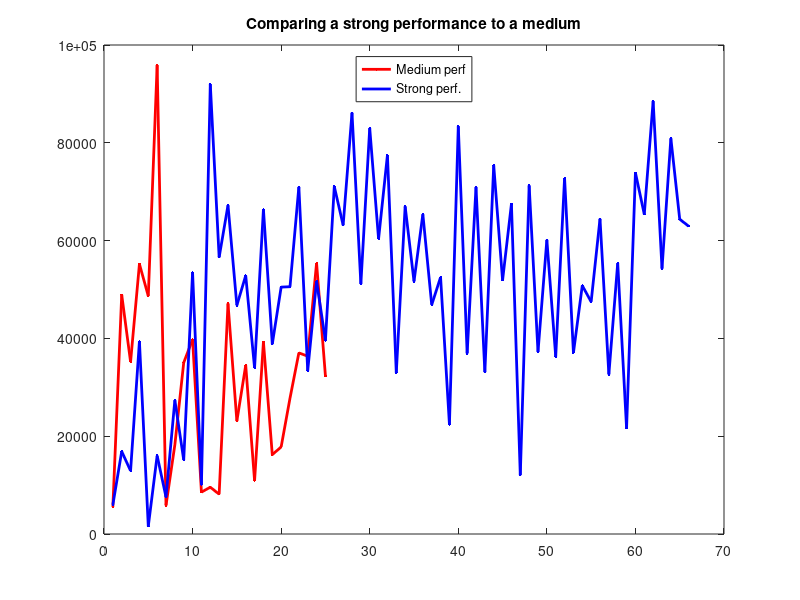

Write the MATLAB code that produced this figure.
y=[5980, 16880, 12930, 39400, 1580, 16020, 7570, 27370, 15140, 53470, 10150, 92010, 56590, 67230, 46760, 52850, 33960, 66380, 38830, 50490, 50570, 70970, 33410, 51690, 39560, 71060, 63150, 86140, 51130, 83020, 60350, 77480, 32970, 67000, 51660, 65390, 46870, 52510, 22420, 83410, 36940, 70950, 33110, 75390, 51890, 67480, 12040, 71280, 37240, 60140, 36290, 72790, 37050, 50800, 47490, 64450, 32640, 55400, 21650, 73880, 65380, 88540, 54270, 80920, 64370, 62960];
erosszam=[1:length(y)];

y2=[5540, 48920, 35190, 55210, 48660, 95900, 5850, 18240, 35040, 39770, 8560, 9570, 8140, 47140, 23100, 34510, 10900, 39280, 16220, 17810, 27780, 37040, 36360, 55400, 32320];
atlagszam=[1:length(y2)];
figure;

plot(atlagszam,y2,"r", "linewidth", 2, "marker",".",erosszam,y,"b", "linewidth", 2, "marker","." );
axis([0 70 0 100000]);
legend("Medium perf", "Strong perf.", "location", "North");
title("Comparing a strong performance to a medium");
